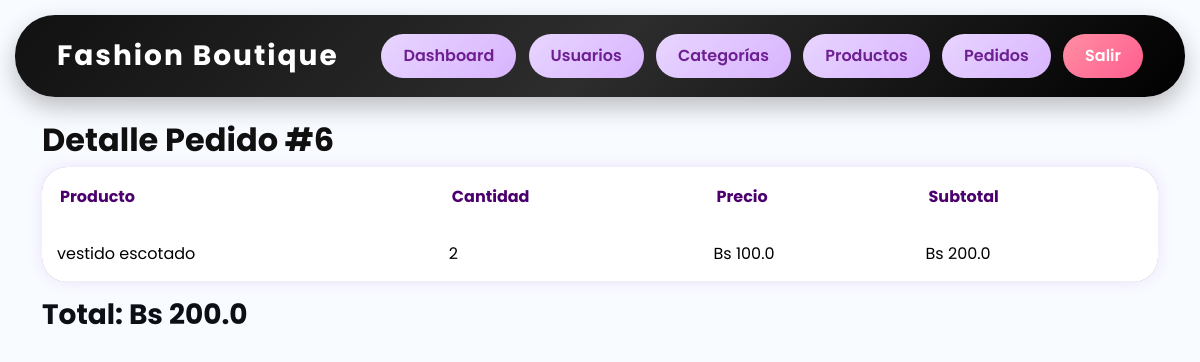
The app's page /pedidos/6 (signed in) with its own data.
### app/models/pedido.py (models this page shows)
class Pedido(db.Model):
    __tablename__ = "pedidos"
    id = db.Column(
        db.Integer,
        primary_key=True
    )
    usuario_id = db.Column(
        db.Integer,
        db.ForeignKey("users.id")
    )
    total = db.Column(
        db.Float
    )
    estado = db.Column(
        db.String(50),
        default="Pendiente"
    )
    fecha = db.Column(
        db.DateTime,
        server_default=db.func.now()
    )
    detalles = db.relationship(
        "PedidoDetalle",
        backref="pedido",
        lazy=True
    )

### app/models/pedido_detalle.py (models this page shows)
class PedidoDetalle(db.Model):
    __tablename__ = "pedido_detalle"
    id = db.Column(
        db.Integer,
        primary_key=True
    )
    pedido_id = db.Column(
        db.Integer,
        db.ForeignKey("pedidos.id")
    )
    producto_id = db.Column(
        db.Integer,
        db.ForeignKey("productos.id")
    )
    cantidad = db.Column(
        db.Integer,
        default=1
    )
    precio = db.Column(
        db.Float
    )
    producto = db.relationship(
        "Producto"
    )

### app/models/producto.py (models this page shows)
class Producto(db.Model):
    __tablename__ = "productos"
    id = db.Column(
        db.Integer,
        primary_key=True
    )
    nombre = db.Column(
        db.String(100),
        nullable=False
    )
    descripcion = db.Column(
        db.Text
    )
    precio = db.Column(
        db.Float,
        nullable=False
    )
    stock = db.Column(
        db.Integer,
        default=0
    )
    imagen = db.Column(
        db.String(255)
    )
    categoria_id = db.Column(
        db.Integer,
        db.ForeignKey("categorias.id")
    )

### app/tienda/routes.py (the view)
@tienda_bp.route(
    "/pedidos/<int:id>"
)
@login_required
def detalle_pedido(id):
    pedido = Pedido.query.get_or_404(id)
    return render_template(
        "pedido_detalle.html",
        pedido=pedido
    )

### app/__init__.py (called while the page is built)
def create_app():
    app = Flask(__name__)
    app.config.from_object(Config)
    db.init_app(app)
    login_manager.init_app(app)
    login_manager.login_view = "auth.login"
    migrate.init_app(app, db)
    from .auth.routes import auth_bp
    from .admin.routes import admin_bp
    from .admin.routes import vendedor_bp
    from .tienda.routes import tienda_bp
    app.register_blueprint(auth_bp)
    app.register_blueprint(admin_bp)
    app.register_blueprint(vendedor_bp)
    app.register_blueprint(tienda_bp)
    @login_manager.user_loader
    def load_user(user_id):
        return User.query.get(int(user_id))
    return app

### app/templates/pedido_detalle.html
{% extends 'base.html' %}
{% block content %}
<h2>Detalle Pedido #{{ pedido.id }}</h2>
<table class="table">
<tr>
<th>Producto</th>
<th>Cantidad</th>
<th>Precio</th>
<th>Subtotal</th>
</tr>
{% for detalle in pedido.detalles %}
<tr>
<td>
{{ detalle.producto.nombre }}
</td>
<td>
{{ detalle.cantidad }}
</td>
<td>
Bs {{ detalle.precio }}
</td>
<td>
Bs {{ detalle.precio * detalle.cantidad }}
</td>
</tr>
{% endfor %}
</table>
<h3>
Total: Bs {{ pedido.total }}
</h3>
{% endblock %}

### app/static/css/style.css (style rules this page uses)
body { background:#f8fbff; font-family:'Segoe UI',sans-serif; margin:0; padding:0; }
.table { background:rgb(173, 159, 175); border-radius:25px; overflow:hidden; box-shadow: 0 0 15px rgba(168,85,247,.15); }
.table th { color:#4b006e; font-size:16px; font-weight:700; border:none !important; padding:18px; }
.table td { vertical-align:middle; padding:15px; border-color:#f0f0f0; }
h2 { font-weight:bold; color:#101011; }
h3 { font-weight:bold; color:#0c0f16; }
body { font-family:'Poppins',sans-serif; background:#f8fbff; }

### records on screen
Pedido: id "6", total "200.0"
PedidoDetalle: producto.nombre "vestido escotado", cantidad "2", precio "100.0", detalle.precio*detalle.cantidad "200.0"
